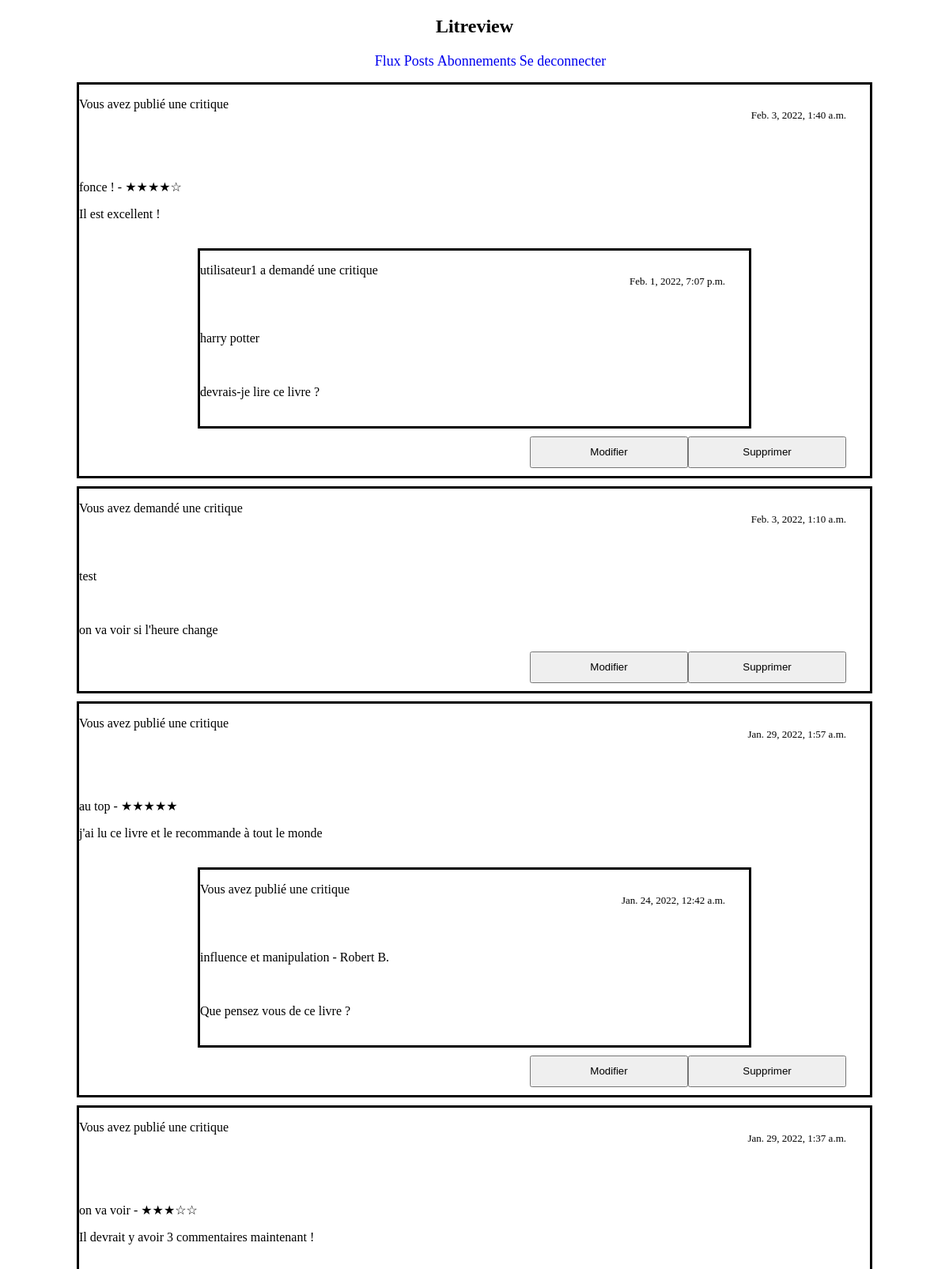
Page /vos-posts/ (signed in, upper part) on the earlier database version.
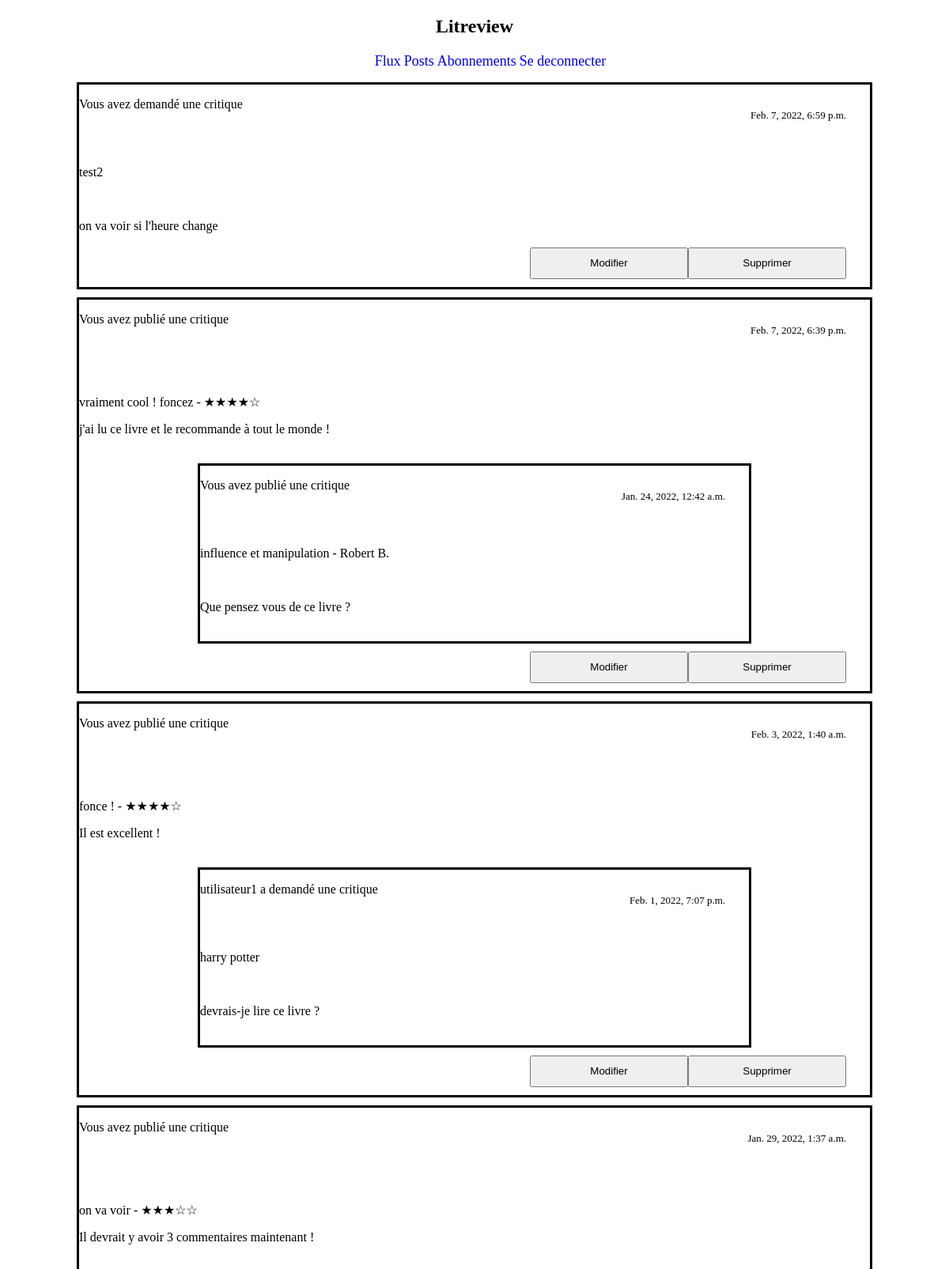
Same page on the later database version.
### blog/models.py (models this page shows, shortened)
class Review(models.Model):
    ticket_associe = models.ForeignKey(to=Ticket, on_delete=models.CASCADE, null=True, blank=True)
    rating = models.PositiveSmallIntegerField(
        validators=[MinValueValidator(0), MaxValueValidator(5)])
    headline = models.CharField(max_length=128)
    body = models.CharField(max_length=8192, blank=True)
    user_associe = models.ForeignKey(
        User, on_delete=models.CASCADE, null=True, blank=True)
    time_created = models.DateTimeField(auto_now_add=True)

class Ticket(models.Model):
    title = models.CharField(max_length=128)
    description = models.TextField(max_length=2048, blank=True)
    user = models.ForeignKey(User, on_delete=models.CASCADE)
    image = models.ImageField(blank=True)
    time_created = models.DateTimeField(auto_now_add=True)

class User(models.Model):
    username = models.CharField(max_length=150, unique=True)
    password = models.CharField(max_length=100)
    email = models.EmailField(max_length=254)

### blog/views.py (the view)
# urls.py: path('vos-posts/', views.page_vos_flux_text),
def page_vos_flux_text(request):
    try:
        if not request.session['connected']:
            print(request.session['connected'])
            return redirect('/index')
        else:
            pass
    except KeyError:
        print("probleme avec la session")
    user = User.objects.get(username=request.session['username'])
    tickets = Ticket.objects.filter(user=user)
    reviews = Review.objects.filter(user_associe=user)
    reviews_ticket_associeted_id = [review.ticket_associe_id for review in reviews]
    tickets_associated_to_reviews = Ticket.objects.filter(id__in=reviews_ticket_associeted_id)
    tickets_reviews = sorted(chain(tickets, reviews), key=attrgetter('time_created'),
                             reverse=True)
    context = {
        'tickets_associated_to_reviews': tickets_associated_to_reviews,
        'tickets_reviews': tickets_reviews,
        'user_id': user.id
    }
    return render(request, 'templates/blog/posts_test.html', context)

### blog/templates/blog/posts_test.html (shortened to what this page needs)
<!doctype html>
<html lang="fr">
<head>
    {% block header %}
    {% include 'blog/barre_de_navigation.html' %}
    {% endblock %}
  {% load static %}
  <link rel="stylesheet" href="{% static 'blog/flux.css' %}">
<body>
{% for q in tickets_reviews %}
    {% if q.headline %}
        <div id="review">
            <p class="demande_de_critique">Vous avez publié une critique</p>
            <br>
            <p class="heure">{{q.time_created}}</p>
            <br>
            <br>
            {% if q.rating == 3 %}
            <p id="book_title">{{q.headline}} - ★★★☆☆</p>
            {% endif %}
            {% if q.rating == 4 %}
            <p id="book_title">{{q.headline}} - ★★★★☆</p>
            {% endif %}
            {% if q.rating == 5 %}
            <p id="book_title">{{q.headline}} - ★★★★★</p>
            {% endif %}
            <p id="description">{{q.body}}</p>
            <br>
            {% for ticket in tickets_associated_to_reviews %}
                {% if ticket.id == q.ticket_associe_id %}
                    <div class="ticket_on_our_flux_page">
                        {% if user_id == ticket.user.id %}
                        <p class="demande_de_critique">Vous avez publié une critique</p>
                        <br>
                        {% else %}
                        <p>{{ticket.user.username}} a demandé une critique</p>
                        <br>
                        {% endif %}
                        <p class="heure">{{ticket.time_created}}</p>
                        <br>
                        <p id="book_title">{{ticket.title}}</p>
                        <br>
                        <p id="description">{{ticket.description}}</p>
                        <br>
                    </div>
                {% endif %}
            {% endfor %}
            <div id="bouton_div">
                <button class="button" onclick="window.location.href = '/supprimer-review/{{q.id}}'";>Supprimer</button>
            <button class="button" onclick="window.location.href = '/modifier-review/{{q.id}}'";>Modifier</button>
            </div>
        </div>
    {% else %}
        <div id="tickets">
            <p class="demande_de_critique">Vous avez demandé une critique</p>
            <br>
            <p class="heure">{{q.time_created}}</p>
            <br>
            <p id="book_title">{{q.title}}</p>
            <br>
            <div class="description">
            <p id="description" style="margin-bottom: 10px">{{q.description}}</p>
            </div>
            <br>
            <div id="bouton_div">
                <button class="button" onclick="window.location.href = '/supprimer-ticket/{{q.id}}'";>Supprimer</button>
                <button class="button" onclick="window.location.href = '/modifier-ticket/{{q.id}}'";>Modifier</button>
            </div>
        </div>
    {% endif %}
{% endfor %}
</body>
</html>

Differences in the rows shown:
changed Ticket "on va voir si l'heure change": time_created "Feb. 3, 2022, 1:10 a.m." → "Feb. 7, 2022, 6:59 p.m."; title "test" → "test2"
changed Review: time_created "Jan. 29, 2022, 1:57 a.m." → "Feb. 7, 2022, 6:39 p.m."; body "j'ai lu ce livre et le recommande à tout le monde" → "j'ai lu ce livre et le recommande à tout le monde !"; headline "au top" → "vraiment cool ! foncez"; headline "- ★★★★★" → "- ★★★★☆"
shown differently, row unchanged: Review "fonce !": moves down the list
